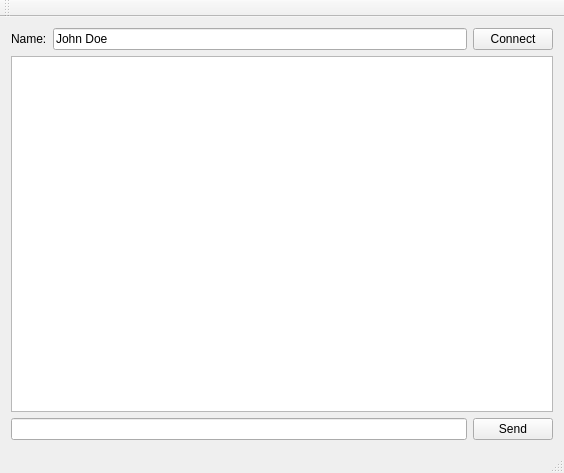
<?xml version="1.0" encoding="UTF-8"?>
<ui version="4.0">
 <class>MainWindow</class>
 <widget class="QMainWindow" name="MainWindow">
  <property name="geometry">
   <rect>
    <x>0</x>
    <y>0</y>
    <width>564</width>
    <height>473</height>
   </rect>
  </property>
  <property name="windowTitle">
   <string>Chat Client</string>
  </property>
  <widget class="QWidget" name="centralWidget">
   <layout class="QVBoxLayout" name="verticalLayout">
    <item>
     <layout class="QHBoxLayout" name="horizontalLayout_2">
      <property name="topMargin">
       <number>0</number>
      </property>
      <item>
       <widget class="QLabel" name="label">
        <property name="text">
         <string>Name:</string>
        </property>
       </widget>
      </item>
      <item>
       <widget class="QLineEdit" name="nameInput">
        <property name="text">
         <string>John Doe</string>
        </property>
       </widget>
      </item>
      <item>
       <widget class="QPushButton" name="connectButton">
        <property name="text">
         <string>Connect</string>
        </property>
       </widget>
      </item>
     </layout>
    </item>
    <item>
     <widget class="QTextBrowser" name="chatDisplay"/>
    </item>
    <item>
     <layout class="QHBoxLayout" name="horizontalLayout">
      <property name="topMargin">
       <number>0</number>
      </property>
      <item>
       <widget class="QLineEdit" name="messageInput"/>
      </item>
      <item>
       <widget class="QPushButton" name="sendButton">
        <property name="text">
         <string>Send</string>
        </property>
       </widget>
      </item>
     </layout>
    </item>
   </layout>
  </widget>
  <widget class="QMenuBar" name="menuBar">
   <property name="geometry">
    <rect>
     <x>0</x>
     <y>0</y>
     <width>564</width>
     <height>22</height>
    </rect>
   </property>
  </widget>
  <widget class="QToolBar" name="mainToolBar">
   <attribute name="toolBarArea">
    <enum>TopToolBarArea</enum>
   </attribute>
   <attribute name="toolBarBreak">
    <bool>false</bool>
   </attribute>
  </widget>
  <widget class="QStatusBar" name="statusBar"/>
 </widget>
 <layoutdefault spacing="6" margin="11"/>
 <resources/>
 <connections/>
</ui>
